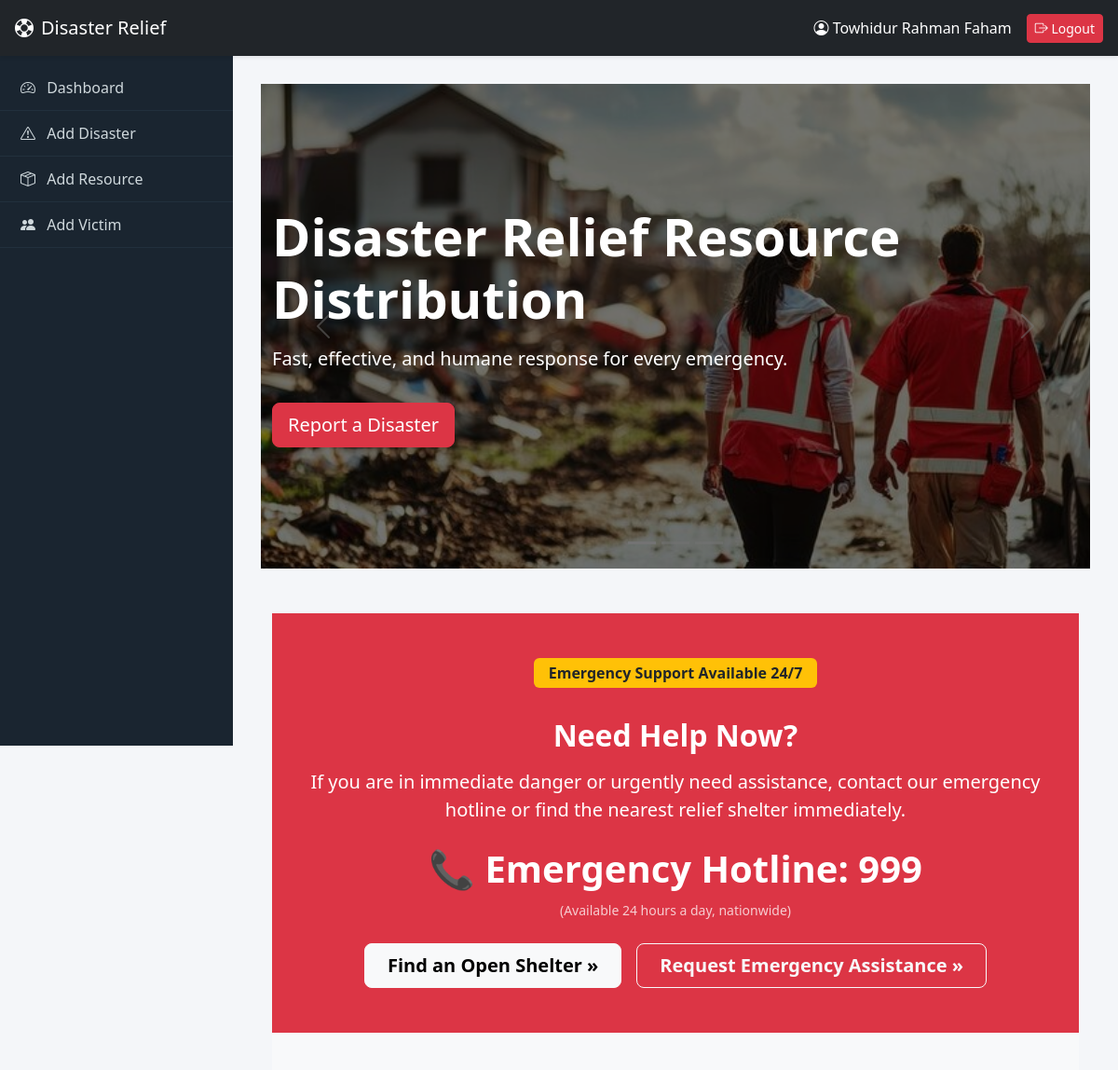
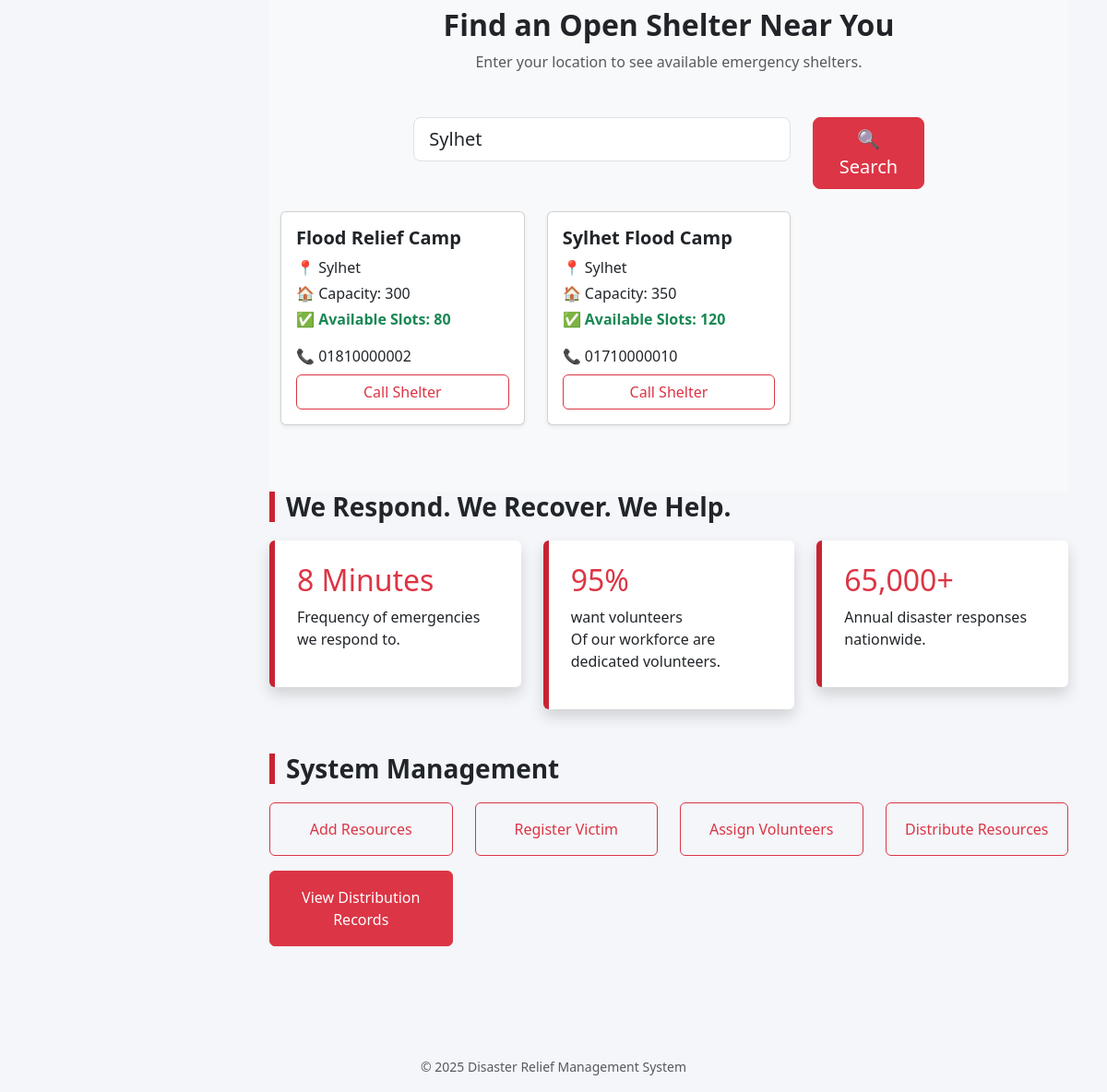
The page /dashboard.php?location=Sylhet (signed in) on the database its author committed (2 pictures, top to bottom).
### tables this page shows
CREATE TABLE `shelters` (
  `id` int(11) NOT NULL,
  `name` varchar(150) DEFAULT NULL,
  `location` varchar(150) DEFAULT NULL,
  `capacity` int(11) DEFAULT NULL,
  `available_slots` int(11) DEFAULT NULL,
  `contact` varchar(50) DEFAULT NULL
);

### dashboard.php (the view, shortened to what this page needs)
<?php include 'header.php'; ?>
<div id="heroCarousel" class="carousel slide" data-bs-ride="carousel">
    <div class="carousel-inner">
        <div class="carousel-item active">
            <div class="hero-slide" style="
                background: url('./assets/images/hero_1.jpg') center/cover no-repeat;
                height: 65vh;
                position: relative;">
                <div class="overlay"></div>
                <div class="container hero-content">
                    <h1 class="display-4 fw-bold">Disaster Relief Resource Distribution</h1>
                    <p class="lead mt-3">
                        Fast, effective, and humane response for every emergency.
                    </p>
                    <a href="add_disaster.php" class="btn btn-danger btn-lg mt-3">Report a Disaster</a>
                </div>
            </div>
        </div>
    </div>
    <button class="carousel-control-prev" type="button" data-bs-target="#heroCarousel" data-bs-slide="prev">
        <span class="carousel-control-prev-icon"></span>
    </button>
    <button class="carousel-control-next" type="button" data-bs-target="#heroCarousel" data-bs-slide="next">
        <span class="carousel-control-next-icon"></span>
    </button>
    <div class="carousel-indicators">
        <button type="button" data-bs-target="#heroCarousel" data-bs-slide-to="0" class="active"></button>
        <button type="button" data-bs-target="#heroCarousel" data-bs-slide-to="1"></button>
        <button type="button" data-bs-target="#heroCarousel" data-bs-slide-to="2"></button>
    </div>
</div>
<div class="container my-5">
    <section class="py-5 bg-danger text-white">
        <div class="container text-center">
            <span class="badge bg-warning text-dark px-3 py-2 mb-3 fs-6">
                Emergency Support Available 24/7
            </span>
            <h2 class="fw-bold mt-3 mb-3">Need Help Now?</h2>
            <p class="lead mb-4">
                If you are in immediate danger or urgently need assistance, contact our emergency
                hotline or find the nearest relief shelter immediately.
            </p>
            <div class="mb-4">
                <h3 class="fw-bold display-6">
                    📞 Emergency Hotline:
                    <a href="tel:999" class="text-white text-decoration-none">
                        999
                    </a>
                </h3>
                <small class="opacity-75">
                    (Available 24 hours a day, nationwide)
                </small>
            </div>
            <div class="d-flex justify-content-center gap-3 flex-wrap">
                <a href="find_shelter.php" class="btn btn-light btn-lg fw-semibold px-4">
                    Find an Open Shelter »
                </a>
                <a href="add_victim.php" class="btn btn-outline-light btn-lg fw-semibold px-4">
                    Request Emergency Assistance »
                </a>
            </div>
        </div>
    </section>
    <section class="py-5 bg-light">
    <div class="container">
        <div class="text-center mb-5">
            <h2 class="fw-bold">Find an Open Shelter Near You</h2>
            <p class="text-muted">
                Enter your location to see available emergency shelters.
            </p>
        </div>
        <form method="GET" class="row justify-content-center mb-4">
            <div class="col-md-6">
                <input type="text" name="location" class="form-control form-control-lg"
                       placeholder="Enter your city or area (e.g. Dhaka)"
                       value="<?php echo $_GET['location'] ?? ''; ?>" required>
            </div>
            <div class="col-md-2 d-grid">
                <button class="btn btn-danger btn-lg">
                    🔍 Search
                </button>
            </div>
        </form>
        <div class="row">
            <?php
            include 'config.php';
            if (isset($_GET['location'])) {
                $location = mysqli_real_escape_string($conn, $_GET['location']);
                $query = "
                    SELECT * FROM shelters
                    WHERE location LIKE '%$location%'
                    AND available_slots > 0
                ";
                $result = mysqli_query($conn, $query);
                if (mysqli_num_rows($result) > 0) {
                    while ($row = mysqli_fetch_assoc($result)) {
            ?>
                        <div class="col-md-4 mb-4">
                            <div class="card shadow-sm h-100">
                                <div class="card-body">
                                    <h5 class="card-title fw-bold">
                                        <?php echo $row['name']; ?>
                                    </h5>
                                    <p class="mb-1">
                                        📍 <?php echo $row['location']; ?>
                                    </p>
                                    <p class="mb-1">
                                        🏠 Capacity: <?php echo $row['capacity']; ?>
                                    </p>
                                    <p class="mb-3 text-success fw-semibold">
                                        ✅ Available Slots: <?php echo $row['available_slots']; ?>
                                    </p>
                                    <p class="mb-2">
                                        📞 <?php echo $row['contact']; ?>
                                    </p>
                                    <a href="tel:<?php echo $row['contact']; ?>"
                                       class="btn btn-outline-danger w-100">
                                        Call Shelter
                                    </a>
                                </div>
                            </div>
                        </div>
            <?php
                    }
                } else {
                    echo "
                        <div class='text-center text-muted'>
                            <h5>No shelters available in this location right now.</h5>
                        </div>
                    ";
                }
            }
            ?>
        </div>
    </div>
</section>
    <h3 class="section-title">We Respond. We Recover. We Help.</h3>
    <div class="row g-4">
        <div class="col-md-4">
            <div class="p-4 bg-white shadow stat-card rounded">
                <h2 class="text-danger">8 Minutes</h2>
                <p>Frequency of emergencies we respond to.</p>
            </div>
        </div>
        <div class="col-md-4">
            <div class="p-4 bg-white shadow stat-card rounded">
                <h2 class="text-danger">95%</h2>
                want volunteers
                <p>Of our workforce are dedicated volunteers.</p>
            </div>
        </div>
        <div class="col-md-4">
            <div class="p-4 bg-white shadow stat-card rounded">
                <h2 class="text-danger">65,000+</h2>
                <p>Annual disaster responses nationwide.</p>
            </div>
        </div>
    </div>
    <h3 class="section-title mt-5">System Management</h3>
    <div class="row g-4">
        <div class="col-md-3">
            <a href="add_resource.php" class="btn btn-outline-danger w-100 p-3">
                Add Resources
            </a>
        </div>
        <div class="col-md-3">
            <a href="add_victim.php" class="btn btn-outline-danger w-100 p-3">
                Register Victim
            </a>
        </div>
        <div class="col-md-3">
            <a href="volunteer_assign.php" class="btn btn-outline-danger w-100 p-3">
                Assign Volunteers
            </a>
        </div>
        <div class="col-md-3">
            <a href="distribute.php" class="btn btn-outline-danger w-100 p-3">
                Distribute Resources
            </a>
        </div>
        <div class="col-md-3 mt-3">
            <a href="view_distribution.php" class="btn btn-danger w-100 p-3">
                View Distribution Records
            </a>
        </div>
    </div>
</div>
<?php include 'footer.php'; ?>

### header.php (style rules this page uses)
:root { --navbar-height: 60px; --sidebar-width: 250px; }
body { background: #f4f6f9; margin: 0; padding: 0; }

### dashboard.php (style rules this page uses)
.hero-slide { position: relative; display: flex; align-items: center; }
.hero-content { position: relative; z-index: 10; color: #fff; }
.overlay { position: absolute; top: 0; left: 0; width: 100%; height: 100%; background: rgba(0, 0, 0, 0.55); z-index: 5; }
.stat-card { border-left: 6px solid #c82333; transition: 0.3s; }
.section-title { border-left: 6px solid #c82333; padding-left: 12px; margin-bottom: 20px; font-weight: bold; }

### rows shown on the page
shelters: name "Flood Relief Camp", location "Sylhet", capacity "300", available_slots "80", contact "01810000002"
shelters: name "Sylhet Flood Camp", location "Sylhet", capacity "350", available_slots "120", contact "01710000010"

### other values the page prints
$name "Towhidur Rahman Faham"
